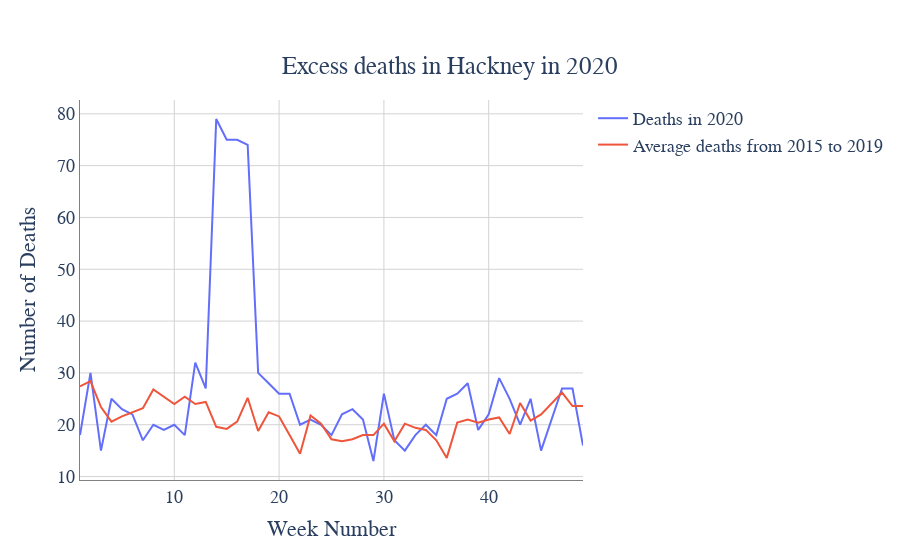

Notebook source saved alongside this figure:
### Code cell
hack=df_merged[df_merged['Area_Name'] == 'Hackney']
trace0 = go.Scatter(
x=hack['Week_Number'],
y=hack['reg_deaths_20'],
mode='lines',
name='Deaths in 2020'
)
trace1 = go.Scatter(
x=hack['Week_Number'],
y=hack['avg_reg_deaths_15_19'],
mode='lines',
name='Average deaths from 2015 to 2019'
)
data=[trace0, trace1]
layout=go.Layout(title={'text': f"Excess deaths in {'Hackney'} in 2020",'y':0.9,'x':0.5,'xanchor': 'center',
        'yanchor': 'top'},
                 xaxis_title='Week Number',
                yaxis_title='Number of Deaths',
                font=dict(
        family="Helvetica",
        size=18,
        #color="blue"
                ),
        plot_bgcolor='rgb(255,255,255)',
                 )
fig=go.Figure(data=data, layout=layout)
fig.update_xaxes(showline=True, linewidth=1, linecolor='grey', gridcolor='lightgrey')
fig.update_yaxes(showline=True, linewidth=1, linecolor='grey', gridcolor='lightgrey')
iplot(fig)

### Figure 1 — Plotly figure (JSON) as saved in the notebook; plotly's stock layout.template omitted (floating-point values rounded to 4 significant figures)
{"data": [{"mode": "lines", "name": "Deaths in 2020", "type": "scatter", "x": [1, 2, 3, 4, 5, 6, 7, 8, 9, 10, 11, 12, 13, 14, 15, 16, 17, 18, 19, 20, 21, 22, 23, 24, 25, 26, 27, 28, 29, 30, 31, 32, 33, 34, 35, 36, 37, 38, 39, 40, 41, 42, 43, 44, 45, 46, 47, 48, 49], "y": [18, 30, 15, 25, 23, 22, 17, 20, 19, 20, 18, 32, 27, 79, 75, 75, 74, 30, 28, 26, 26, 20, 21, 20, 18, 22, 23, 21, 13, 26, 17, 15, 18, 20, 18, 25, 26, 28, 19, 22, 29, 25, 20, 25, 15, 21, 27, 27, 16]}, {"mode": "lines", "name": "Average deaths from 2015 to 2019", "type": "scatter", "x": [1, 2, 3, 4, 5, 6, 7, 8, 9, 10, 11, 12, 13, 14, 15, 16, 17, 18, 19, 20, 21, 22, 23, 24, 25, 26, 27, 28, 29, 30, 31, 32, 33, 34, 35, 36, 37, 38, 39, 40, 41, 42, 43, 44, 45, 46, 47, 48, 49], "y": [27.4, 28.4, 23.4, 20.6, 21.6, 22.4, 23.2, 26.8, 25.4, 24, 25.4, 24, 24.4, 19.6, 19.2, 20.6, 25.2, 18.8, 22.4, 21.6, 18, 14.4, 21.8, 20.2, 17.2, 16.8, 17.2, 18, 18, 20.2, 16.8, 20.2, 19.4, 19, 17, 13.6, 20.4, 21, 20.4, 21, 21.4, 18.2, 24.2, 20.8, 22, 24.2, 26.2, 23.6, 23.6]}], "layout": {"autosize": true, "font": {"family": "Helvetica", "size": 18}, "plot_bgcolor": "rgb(255,255,255)", "title": {"text": "Excess deaths in Hackney in 2020", "x": 0.5, "xanchor": "center", "y": 0.9, "yanchor": "top"}, "xaxis": {"autorange": true, "gridcolor": "lightgrey", "linecolor": "grey", "linewidth": 1, "range": [1, 49], "showline": true, "title": {"text": "Week Number"}, "type": "linear"}, "yaxis": {"autorange": true, "gridcolor": "lightgrey", "linecolor": "grey", "linewidth": 1, "range": [9.333, 82.67], "showline": true, "title": {"text": "Number of Deaths"}, "type": "linear"}}}
